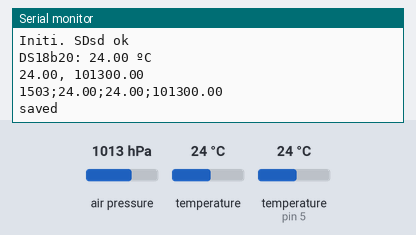
This sketch was run on a simulated Arduino Uno, built with avr-gcc and run on an emulated ATmega328P. Shown: the last lines printed to the serial monitor. The test bench sets the inputs (shaded band); at power-on: air pressure 1013 hPa, temperature (sensor on pin 5) 24 °C, temperature 24 °C. Storage starts empty.

Above: at 2.3 s.
2.4 s: air pressure set to 952 hPa
At 3.2 s:
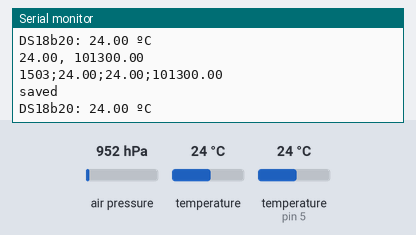
3.9 s: temperature (sensor on pin 5) set to 12 °C
At 4.6 s:
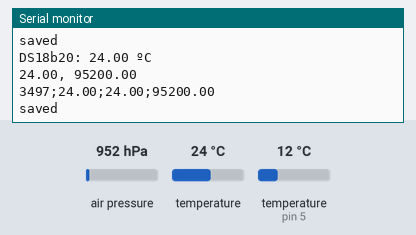
5.4 s: temperature (sensor 0) set to 12 °C
At 5.4 s:
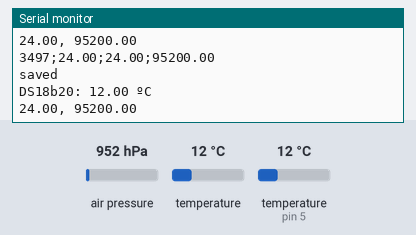
6.9 s: temperature (sensor on pin 5) set to 19 °C
At 8.2 s:
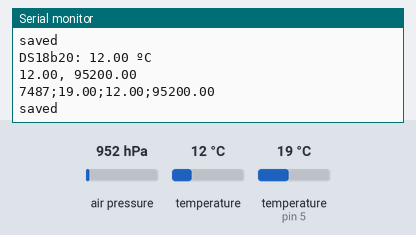
8.4 s: air pressure set to 975 hPa
At 10.2 s:
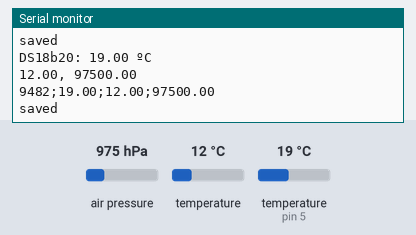
Timing chart, 0 to 10.9 s (numbered marks = the images above; inputs shaded):
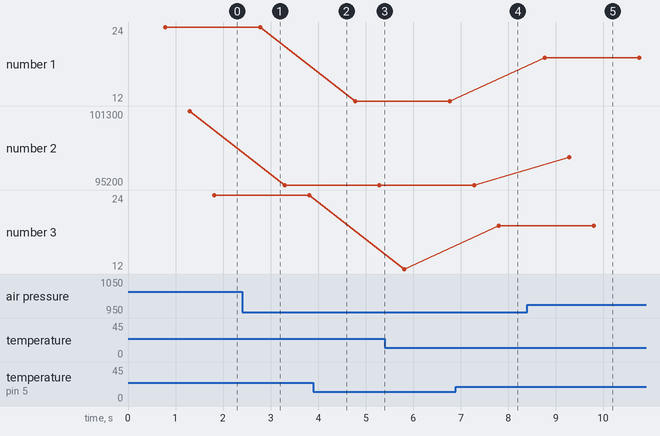

Measured:
- after the input at 6.9 s, the serial monitor: prints a new line after 0.90 s (image 4)
- after the input at 8.4 s, the serial monitor: prints a new line after 0.88 s (image 5)
- plotted number 1: 24 → 12 after the input at 3.9 s
- plotted number 2: 101300 → 95200 after the input at 2.4 s, 95200 → 97500 after the input at 8.4 s
- plotted number 3: 12 → 19 after the input at 6.9 s

The sketch:

u8g2datalogger_intento1.ino
```cpp
//preuba OLED u8g2
//CANNED UNIVERSE V0.2
////////////WIRING//////////////
/*
  OLED: SDA y SCL por defecto y 3v3
  DS18b20: 5 y 5v

  SD card adapter:
  VCC: 5V
  GND: GND
  MOSI: 11
  MISO: 12
  SCK: 13
  CS: 4

  baromentro+temp+giro
  SCL, SDA (A5,A4) 3.3V
*/
///////////////////////////////

//OLED u8g2 libraries
#include <U8g2lib.h>

//BMP280
#include <Adafruit_BMP280.h>


//OLED+dallas libraries
#include <Wire.h>   // libreria para bus I2C
#include <DallasTemperature.h>

//SD LIBRARIES
#include <SPI.h>
#include <SD.h>

//OLED
//#include <Arduino.h>
//#include <U8g2lib.h>

U8G2_SSD1306_128X32_UNIVISION_F_SW_I2C u8g2(U8G2_R0, /* clock=*/ SCL, /* data=*/ SDA, /* reset=*/ U8X8_PIN_NONE);   // Adafruit Feather ESP8266/32u4 Boards + FeatherWing OLED
//float numero = 0.0;
//TEMPERATURA

//const int oneWirePin = 5;
//OneWire oneWireBus(oneWirePin);
OneWire oneWireBus(5);
DallasTemperature sensor(&oneWireBus);

//SD
const int chipSelect = 4;

//BMP280
Adafruit_BMP280 bmp;


void setup() {
  //OLED setup
  //u8g2.begin();
  //setup SD
  // Open serial communications and wait for port to open:
  Serial.begin(9600);
  //  while (!Serial) {
  //    ;      // wait for serial port to connect. Needed for native USB port only
  //  }


  Serial.print("Initi. SD");


  // see if the card is present and can be initialized:
  if (!SD.begin(chipSelect)) {
    Serial.println(F("Card failed"));

    // don't do anything more:
    while (1);


  }
  Serial.println(F("sd ok"));


  //Temperatura setup
  sensor.begin();


  // BMP280
  if (!bmp.begin()) {
    Serial.println(F("bmp280 error"));
    while (1);
  }

  /* Default settings from datasheet. */
  bmp.setSampling(Adafruit_BMP280::MODE_NORMAL,     /* Operating Mode. */
                  Adafruit_BMP280::SAMPLING_X2,     /* Temp. oversampling */
                  Adafruit_BMP280::SAMPLING_X16,    /* Pressure oversampling */
                  Adafruit_BMP280::FILTER_X16,      /* Filtering. */
                  Adafruit_BMP280::STANDBY_MS_500); /* Standby time. */


}

void loop() {
  //TEMPERATURA
  // Serial.println("Leyendo temperaturas: ");
  sensor.requestTemperatures();

  Serial.print(F("DS18b20: "));
  Serial.print(sensor.getTempCByIndex(0));
  Serial.println(F(" ºC"));
  delay(500);

  //bmp280
Serial.print(bmp.readTemperature());
Serial.print(", ");
Serial.println(bmp.readPressure());
 delay (200);

  //SD


  // make a string for assembling the data to log:
  String dataString = "";
  dataString += String(millis());
  dataString += ";";
  dataString += String(sensor.getTempCByIndex(0));
  dataString += ";";
  dataString += String(bmp.readTemperature());
  dataString += ";";
  dataString += String(bmp.readPressure());
  //dataString += ";";
  //dataString += String(bmp.readAltitude(1013.25));
  delay (300);
  Serial.println(dataString);

  // open the file. note that only one file can be open at a time,
  // so you have to close this one before opening another.
  File dataFile = SD.open("datalog.csv", FILE_WRITE);

  // if the file is available, write to it:
  if (dataFile) {
    dataFile.println(dataString);
    dataFile.close();
    // print to the serial port too:
    Serial.println(F("saved"));
  }
  // if the file isn't open, pop up an error:
  else {
    Serial.println(F("error opening datalog.csv"));
  }

  delay(200);


//OLED
//  u8g2.clearBuffer();          // clear the internal memory
//  u8g2.setFont(u8g2_font_ncenB08_tr); // choose a suitable font
//  u8g2.setCursor(0, 10);
//  u8g2.print(dataString);
//  u8g2.sendBuffer();          // transfer internal memory to the display
//  delay(100);

}
```
